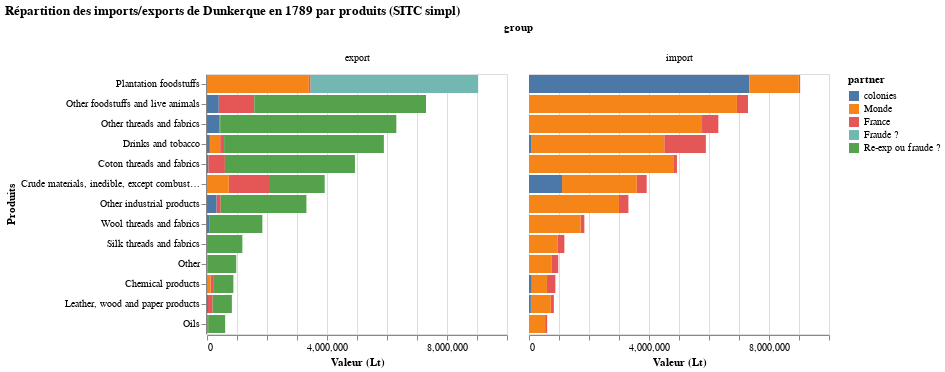

The notebook cell saved with this chart:
### Code cell
VegaLite({
  "title": "Répartition des imports/exports de Dunkerque en 1789 par produits (SITC simpl)",
  "data": {"values": data["Dunkerque"]},
  "mark": {"type":"bar", "tooltip": {"content": "data"}},
  "encoding": {
    "x": {"field": "value", "type": "quantitative", "title": "Valeur (Lt)"},
    "column": {"field": "group"},
    "y": {"field": "product", "sort": "-x", "title": "Produits"},
    "color": {
        "field": "partner", 
        "scale": {"domain": SORT_LABELS},
        "sort": SORT_LABELS,
        "type": "nominal"
    }
  }
})

### Figure 1 — Vega-Lite specification as saved in the notebook (floating-point values rounded to 4 significant figures)
{"data": {"values": [{"group": "import", "partner": "France", "product": "Chemical products", "value": 280900.0}, {"group": "import", "partner": "Monde", "product": "Chemical products", "value": 508907}, {"group": "import", "partner": "colonies", "product": "Chemical products", "value": 89556}, {"group": "export", "partner": "France", "product": "Chemical products", "value": 111000.0}, {"group": "export", "partner": "Monde", "product": "Chemical products", "value": 101042}, {"group": "export", "partner": "colonies", "product": "Chemical products", "value": 16237}, {"group": "export", "partner": "Re-exp ou fraude ?", "product": "Chemical products", "value": 651100.0}, {"group": "import", "partner": "France", "product": "Crude materials, inedible, except combustibles", "value": 331600.0}, {"group": "import", "partner": "Monde", "product": "Crude materials, inedible, except combustibles", "value": 2490363}, {"group": "import", "partner": "colonies", "product": "Crude materials, inedible, except combustibles", "value": 1101518}, {"group": "export", "partner": "France", "product": "Crude materials, inedible, except combustibles", "value": 1341000.0}, {"group": "export", "partner": "Monde", "product": "Crude materials, inedible, except combustibles", "value": 719051}, {"group": "export", "partner": "colonies", "product": "Crude materials, inedible, except combustibles", "value": 6630}, {"group": "export", "partner": "Re-exp ou fraude ?", "product": "Crude materials, inedible, except combustibles", "value": 1857000.0}, {"group": "import", "partner": "France", "product": "Wool threads and fabrics", "value": 123728}, {"group": "import", "partner": "Monde", "product": "Wool threads and fabrics", "value": 1721100}, {"group": "export", "partner": "colonies", "product": "Wool threads and fabrics", "value": 71104}, {"group": "export", "partner": "France", "product": "Wool threads and fabrics", "value": 1376}, {"group": "export", "partner": "Re-exp ou fraude ?", "product": "Wool threads and fabrics", "value": 1772348}, {"group": "import", "partner": "France", "product": "Leather, wood and paper products", "value": 103600.0}, {"group": "import", "partner": "Monde", "product": "Leather, wood and paper products", "value": 664528}, {"group": "import", "partner": "colonies", "product": "Leather, wood and paper products", "value": 61376}, {"group": "export", "partner": "France", "product": "Leather, wood and paper products", "value": 155300.0}, {"group": "export", "partner": "colonies", "product": "Leather, wood and paper products", "value": 32319}, {"group": "export", "partner": "Re-exp ou fraude ?", "product": "Leather, wood and paper products", "value": 641900.0}, {"group": "import", "partner": "France", "product": "Plantation foodstuffs", "value": 42550}, {"group": "import", "partner": "colonies", "product": "Plantation foodstuffs", "value": 7345722}, {"group": "import", "partner": "Monde", "product": "Plantation foodstuffs", "value": 1649675}, {"group": "export", "partner": "France", "product": "Plantation foodstuffs", "value": 57275}, {"group": "export", "partner": "Monde", "product": "Plantation foodstuffs", "value": 3394711}, {"group": "export", "partner": "colonies", "product": "Plantation foodstuffs", "value": 436}, {"group": "export", "partner": "Fraude ?", "product": "Plantation foodstuffs", "value": 5585525}, {"group": "import", "partner": "France", "product": "Other", "value": 212659}, {"group": "import", "partner": "Monde", "product": "Other", "value": 760882}, {"group": "import", "partner": "colonies", "product": "Other", "value": 1353}, {"group": "export", "partner": "France", "product": "Other", "value": 14280.0}, {"group": "export", "partner": "colonies", "product": "Other", "value": 8932}, {"group": "export", "partner": "Re-exp ou fraude ?", "product": "Other", "value": 951700.0}, {"group": "import", "partner": "France", "product": "Silk threads and fabrics", "value": 218180}, {"group": "import", "partner": "Monde", "product": "Silk threads and fabrics", "value": 960770}, {"group": "export", "partner": "colonies", "product": "Silk threads and fabrics", "value": 2100}, {"group": "export", "partner": "Re-exp ou fraude ?", "product": "Silk threads and fabrics", "value": 1176850}, {"group": "import", "partner": "France", "product": "Other industrial products", "value": 314800.0}, {"group": "import", "partner": "Monde", "product": "Other industrial products", "value": 2999118}, {"group": "export", "partner": "France", "product": "Other industrial products", "value": 141500.0}, {"group": "export", "partner": "colonies", "product": "Other industrial products", "value": 313967}, {"group": "export", "partner": "Re-exp ou fraude ?", "product": "Other industrial products", "value": 2858000.0}, {"group": "import", "partner": "France", "product": "Oils", "value": 67870.0}, {"group": "import", "partner": "Monde", "product": "Oils", "value": 537431}, {"group": "export", "partner": "France", "product": "Oils", "value": 23530.0}, {"group": "export", "partner": "colonies", "product": "Oils", "value": 14793}, {"group": "export", "partner": "Re-exp ou fraude ?", "product": "Oils", "value": 567000.0}, {"group": "import", "partner": "France", "product": "Drinks and tobacco", "value": 1387000.0}, {"group": "import", "partner": "Monde", "product": "Drinks and tobacco", "value": 4440210}, {"group": "import", "partner": "colonies", "product": "Drinks and tobacco", "value": 68894}, {"group": "export", "partner": "France", "product": "Drinks and tobacco", "value": 130900.0}, {"group": "export", "partner": "Monde", "product": "Drinks and tobacco", "value": 345721}, {"group": "export", "partner": "colonies", "product": "Drinks and tobacco", "value": 93596}, {"group": "export", "partner": "Re-exp ou fraude ?", "product": "Drinks and tobacco", "value": 5326000.0}, {"group": "import", "partner": "France", "product": "Other threads and fabrics", "value": 543957}, {"group": "import", "partner": "Monde", "product": "Other threads and fabrics", "value": 5767681}, {"group": "export", "partner": "France", "product": "Other threads and fabrics", "value": 27060.0}, {"group": "export", "partner": "colonies", "product": "Other threads and fabrics", "value": 411933}, {"group": "export", "partner": "Re-exp ou fraude ?", "product": "Other threads and fabrics", "value": 5873000.0}, {"group": "import", "partner": "France", "product": "Other foodstuffs and live animals", "value": 369300.0}, {"group": "import", "partner": "Monde", "product": "Other foodstuffs and live animals", "value": 6929264}, {"group": "import", "partner": "colonies", "product": "Other foodstuffs and live animals", "value": 1736}, {"group": "export", "partner": "France", "product": "Other foodstuffs and live animals", "value": 1184000.0}, {"group": "export", "partner": "colonies", "product": "Other foodstuffs and live animals", "value": 390372}, {"group": "export", "partner": "Re-exp ou fraude ?", "product": "Other foodstuffs and live animals", "value": 5726000.0}, {"group": "import", "partner": "France", "product": "Coton threads and fabrics", "value": 99571}, {"group": "import", "partner": "Monde", "product": "Coton threads and fabrics", "value": 4831856}, {"group": "export", "partner": "colonies", "product": "Coton threads and fabrics", "value": 49084}, {"group": "export", "partner": "France", "product": "Coton threads and fabrics", "value": 547605}, {"group": "export", "partner": "Re-exp ou fraude ?", "product": "Coton threads and fabrics", "value": 4334738}]}, "encoding": {"color": {"field": "partner", "scale": {"domain": ["colonies", "Monde", "France", "Fraude ?", "Re-exp ou fraude ?"]}, "sort": ["colonies", "Monde", "France", "Fraude ?", "Re-exp ou fraude ?"], "type": "nominal"}, "column": {"field": "group"}, "x": {"field": "value", "title": "Valeur (Lt)", "type": "quantitative"}, "y": {"field": "product", "sort": "-x", "title": "Produits"}}, "mark": {"tooltip": {"content": "data"}, "type": "bar"}, "title": "Répartition des imports/exports de Dunkerque en 1789 par produits (SITC simpl)"}
